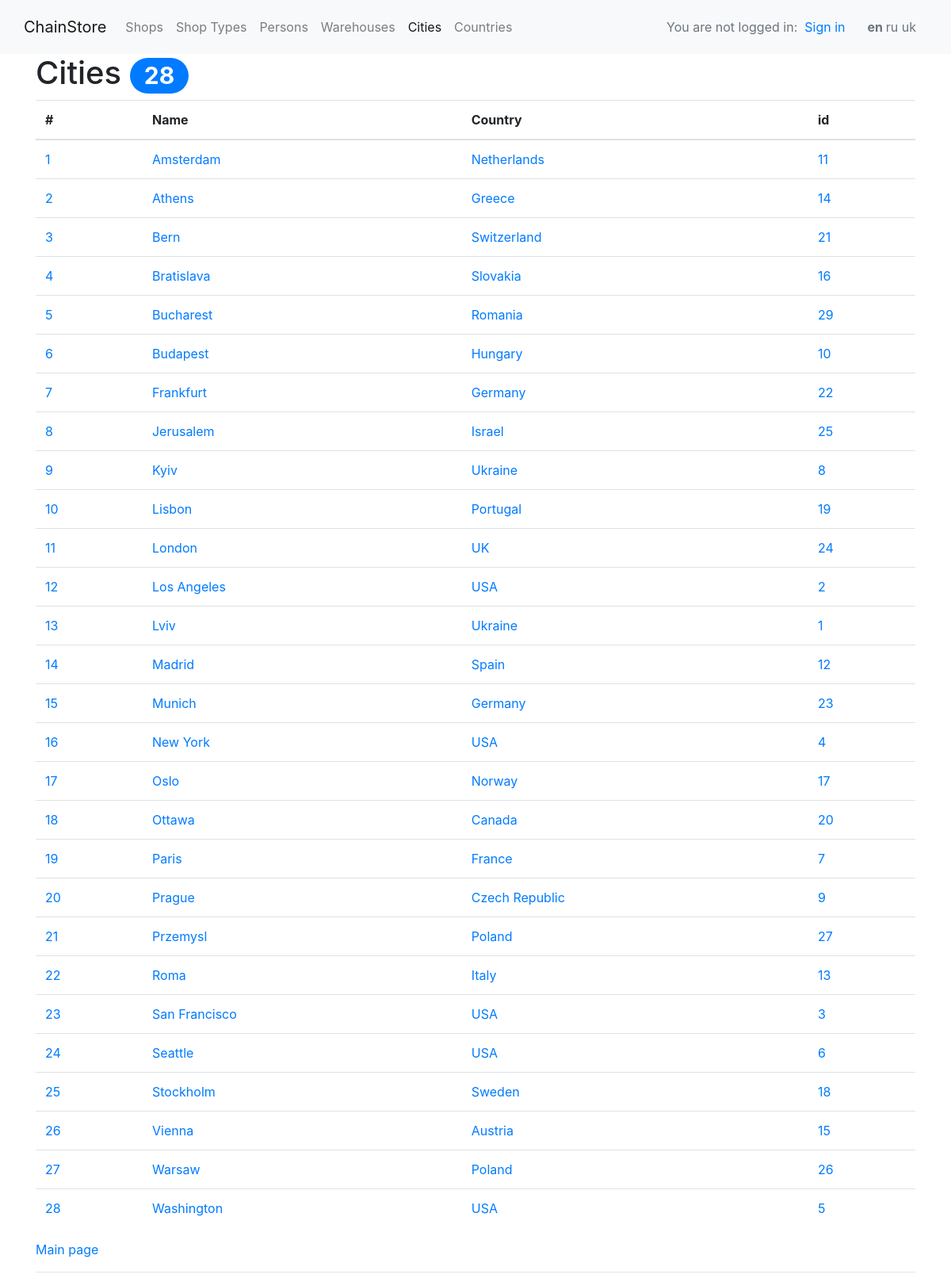
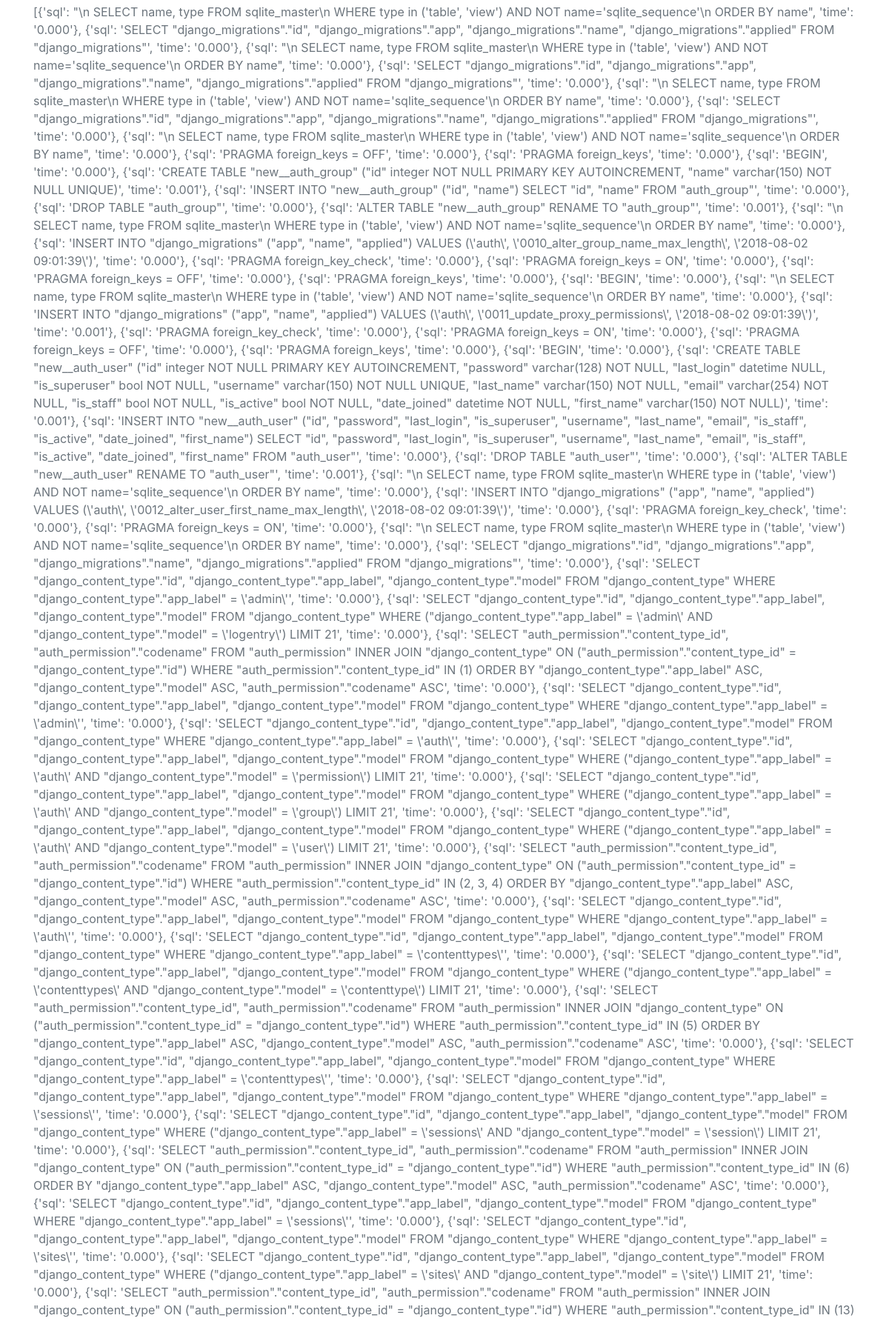
Screenshot of /city/ (upper part) with the database file from the repository (2 pictures, top to bottom).
### place/models.py (models this page shows, shortened)
class City(models.Model):
    name = models.CharField(max_length=50, verbose_name=_('Name'))
    country = models.ForeignKey(Country, verbose_name=_('Country'), on_delete=models.PROTECT)
    class Meta:
        verbose_name = _('City')
        verbose_name_plural = _('Cities')
        ordering = ('name',)

class Country(models.Model):
    name = models.CharField(max_length=50, verbose_name=_('name'), unique=True)
    class Meta:
        verbose_name = _('Country')
        verbose_name_plural = _('Countries')
        ordering = ('name',)

### place/views.py (the view)
# urls.py: path('city/', CityList.as_view(), name='city'),
class CityList(ListView):
    queryset = City.objects.select_related('country')
    context_object_name = 'cities'
    template_name = 'place/city_list.html'
    def get_context_data(self, **kwargs):
        context = super().get_context_data(**kwargs)
        context['main_menu_key'] = 'cities'
        return context

### chainstore/context_processors.py (called while the page is built)
def copyright_year():
    opening_year = 2018
    current_year = datetime.now().year
    if current_year > opening_year:
        return f'{opening_year}-{current_year}'
    return opening_year

def chainstore_constants(request):
    return {
        'AUTHOR': 'Maksym Skorupskyi',
        'WEBSITE': 'ChainStore',
        'COPYRIGHT_YEAR': copyright_year(),
        'MAIN_MENU': MAIN_MENU,
        'sql_queries': connection.queries,
    }

### chainstore/templatetags/chainstore_template_tags.py (called while the page is built)
@register.inclusion_tag('chainstore/tags/messages.html', takes_context=True)
def show_messages(context, show=True):
    return {'messages': (context.get('messages') if show else None)}

### place/templates/place/city_list.html (shortened to what this page needs)
{% extends 'base.html' %}
{% load i18n %}
{% block content %}
    <h1>{% trans 'Cities' %} <span class="badge badge-pill badge-primary">{{ cities|length }}</span></h1>
    {% if cities %}
        <table class="table">
            <thead>
            <tr>
                <th>#</th>
                <th>{% trans 'Name' %}</th>
                <th>{% trans 'Country' %}</th>
                <th>id</th>
            </tr>
            </thead>
            <tbody>
            {% for city in cities %}
                <tr>
                    <td><a href="{% url 'city' pk=city.pk %}">{{ forloop.counter }}</a></td>
                    <td><a href="{% url 'city' pk=city.pk %}">{{ city.name }}</a></td>
                    <td><a href="{% url 'city' pk=city.pk %}">{{ city.country.name }}</a></td>
                    <td><a href="{% url 'city' pk=city.pk %}">{{ city.pk }}</a></td>
                </tr>
            {% endfor %}
            </tbody>
        </table>
    {% else %}
        <p class="text-muted">
            <i>List of Cities is empty.</i>
        </p>
    {% endif %}
{% endblock %}

### chainstore/static/chainstore/css/style.css (style rules this page uses)
html { position: relative; min-height: 100%; }
body { margin-bottom: 50px; }

### rows the page displays
City: name "Amsterdam", country.name "Netherlands", pk "11"
City: name "Athens", country.name "Greece", pk "14"
City: name "Bern", country.name "Switzerland", pk "21"
City: name "Bratislava", country.name "Slovakia", pk "16"
City: name "Bucharest", country.name "Romania", pk "29"
City: name "Budapest", country.name "Hungary", pk "10"
City: name "Frankfurt", country.name "Germany", pk "22"
City: name "Jerusalem", country.name "Israel", pk "25"
City: name "Kyiv", country.name "Ukraine", pk "8"
City: name "Lisbon", country.name "Portugal", pk "19"
City: name "London", country.name "UK", pk "24"
City: name "Los Angeles", country.name "USA", pk "2"
City: name "Lviv", country.name "Ukraine", pk "1"
City: name "Madrid", country.name "Spain", pk "12"
City: name "Munich", country.name "Germany", pk "23"
City: name "New York", country.name "USA", pk "4"
City: name "Oslo", country.name "Norway", pk "17"
City: name "Ottawa", country.name "Canada", pk "20"
City: name "Paris", country.name "France", pk "7"
City: name "Prague", country.name "Czech Republic", pk "9"
City: name "Przemysl", country.name "Poland", pk "27"
City: name "Roma", country.name "Italy", pk "13"
City: name "San Francisco", country.name "USA", pk "3"
City: name "Seattle", country.name "USA", pk "6"
City: name "Stockholm", country.name "Sweden", pk "18"
City: name "Vienna", country.name "Austria", pk "15"
City: name "Warsaw", country.name "Poland", pk "26"
City: name "Washington", country.name "USA", pk "5"

### other values shown
{{ WEBSITE }} "ChainStore"
{{ item.title }} "Shops" "Shop Types" "Persons" "Warehouses" "Cities" "Countries"
{{ language.code }} "en" "ru" "uk"
{{ cities|length }} "28"
